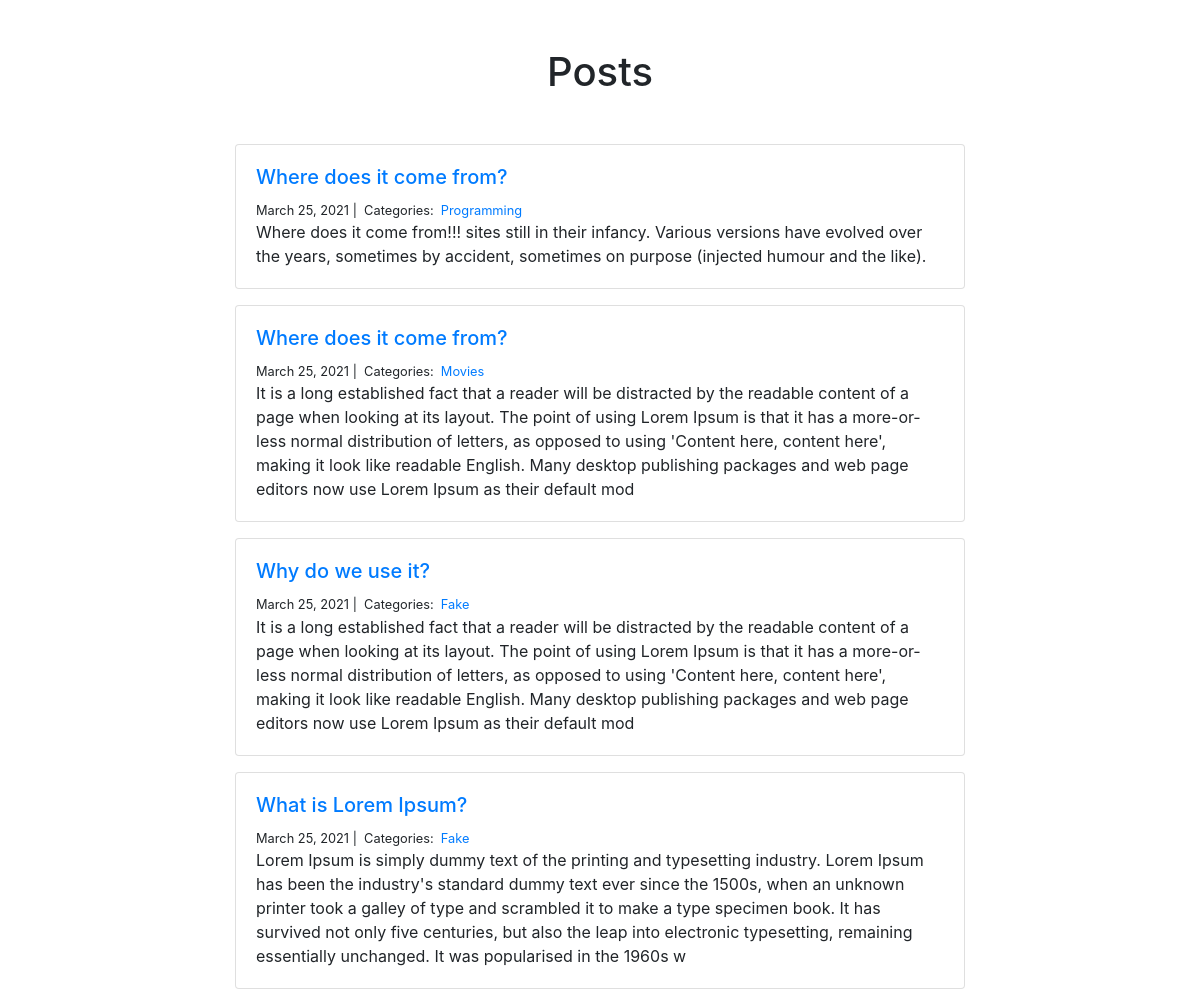
Screenshot of /blog/ with the database file from the repository.
### blog/models.py (models this page shows)
class Post(models.Model):
    title = models.CharField(max_length=255)
    body = models.TextField()
    created_on = models.DateTimeField(auto_now_add=True)
    last_modified = models.DateTimeField(auto_now=True)
    category = models.ManyToManyField(Category, related_name='posts')

class Category(models.Model):
    name = models.CharField(max_length=25)

### blog/views.py (the view)
# urls.py: path('', views.index, name='index'),
def index(request):
    posts = Post.objects.all().order_by('-created_on')
    context = {
        'posts': posts
    }
    return render(request, 'index.html', context)

### blog/templates/index.html
{% extends 'base.html' %}
{% block page_content %}
<div class="container">
    <h1 class="text-center my-5">Posts</h1>
    <div class="row">
        <div class="col-md-2"></div>
        <div class="col-md-8">
            {% for post in posts %}
            <div class="card mb-3">
                <div class="card-body">
                    <h5 class="card-title"><a href="{{ post.id }}/">{{ post.title }}</a></h5>
                    <small>
                        {{ post.created_on.date }} |&nbsp; Categories:&nbsp;
                        {% for category in post.category.all %}
                            <a href="{% url 'blog_category' category.name %}">{{ category.name }}</a>&nbsp;
                        {% endfor %}
                    </small>
                    <p class="card-text">{{ post.body | slice:":400" }}</p>
                </div>
            </div>
            {% endfor %}
        </div>
    </div>
</div>
{% endblock %}

### rows the page displays
Post: title "Where does it come from?", created_on "March 25, 2021", body "Where does it come from!!! sites still in their infancy. Various versions have evolved over the years, sometimes by accident, sometimes on purpose (injected humour and the like)."
Category: name "Programming"
Post: title "Where does it come from?", created_on "March 25, 2021", body "It is a long established fact that a reader will be distracted by the readable content of a page when looking at its layout. The point of using Lorem Ipsum is that it has a more-or-less normal distribution of letters, as opposed to using 'Content here, content here', making it look like readable English. Many desktop publishing packages and web page editors now use Lorem Ipsum as their default mod"
Category: name "Movies"
Post: title "Why do we use it?", created_on "March 25, 2021", body "It is a long established fact that a reader will be distracted by the readable content of a page when looking at its layout. The point of using Lorem Ipsum is that it has a more-or-less normal distribution of letters, as opposed to using 'Content here, content here', making it look like readable English. Many desktop publishing packages and web page editors now use Lorem Ipsum as their default mod"
Category: name "Fake"
Post: title "What is Lorem Ipsum?", created_on "March 25, 2021", body "Lorem Ipsum is simply dummy text of the printing and typesetting industry. Lorem Ipsum has been the industry's standard dummy text ever since the 1500s, when an unknown printer took a galley of type and scrambled it to make a type specimen book. It has survived not only five centuries, but also the leap into electronic typesetting, remaining essentially unchanged. It was popularised in the 1960s w"
